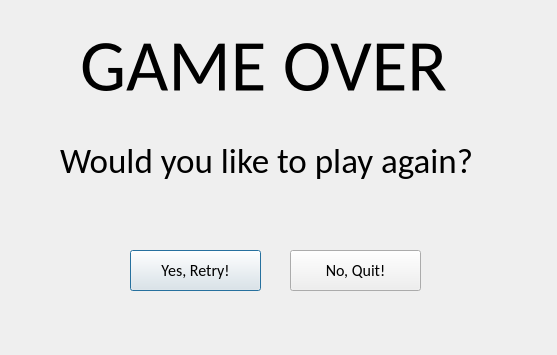
<?xml version="1.0" encoding="UTF-8"?>
<ui version="4.0">
 <class>GameOverWindow</class>
 <widget class="QDialog" name="GameOverWindow">
  <property name="geometry">
   <rect>
    <x>0</x>
    <y>0</y>
    <width>557</width>
    <height>355</height>
   </rect>
  </property>
  <property name="windowTitle">
   <string>Game Over</string>
  </property>
  <widget class="QLabel" name="label">
   <property name="geometry">
    <rect>
     <x>80</x>
     <y>10</y>
     <width>371</width>
     <height>111</height>
    </rect>
   </property>
   <property name="palette">
    <palette>
     <active>
      <colorrole role="Text">
       <brush brushstyle="SolidPattern">
        <color alpha="255">
         <red>0</red>
         <green>0</green>
         <blue>0</blue>
        </color>
       </brush>
      </colorrole>
     </active>
     <inactive>
      <colorrole role="Text">
       <brush brushstyle="SolidPattern">
        <color alpha="255">
         <red>0</red>
         <green>0</green>
         <blue>0</blue>
        </color>
       </brush>
      </colorrole>
     </inactive>
     <disabled/>
    </palette>
   </property>
   <property name="font">
    <font>
     <family>Calibri</family>
     <pointsize>55</pointsize>
    </font>
   </property>
   <property name="text">
    <string>GAME OVER</string>
   </property>
  </widget>
  <widget class="QLabel" name="label_2">
   <property name="geometry">
    <rect>
     <x>60</x>
     <y>110</y>
     <width>411</width>
     <height>101</height>
    </rect>
   </property>
   <property name="font">
    <font>
     <family>Calibri</family>
     <pointsize>26</pointsize>
    </font>
   </property>
   <property name="text">
    <string>Would you like to play again?</string>
   </property>
  </widget>
  <widget class="QPushButton" name="yes_butt">
   <property name="geometry">
    <rect>
     <x>130</x>
     <y>250</y>
     <width>131</width>
     <height>41</height>
    </rect>
   </property>
   <property name="font">
    <font>
     <family>Calibri</family>
     <pointsize>12</pointsize>
    </font>
   </property>
   <property name="toolTip">
    <string>Continue</string>
   </property>
   <property name="text">
    <string>Yes, Retry!</string>
   </property>
  </widget>
  <widget class="QPushButton" name="no_butt">
   <property name="geometry">
    <rect>
     <x>290</x>
     <y>250</y>
     <width>131</width>
     <height>41</height>
    </rect>
   </property>
   <property name="font">
    <font>
     <family>Calibri</family>
     <pointsize>12</pointsize>
    </font>
   </property>
   <property name="toolTip">
    <string>Quit</string>
   </property>
   <property name="text">
    <string>No, Quit!</string>
   </property>
  </widget>
 </widget>
 <resources/>
 <connections/>
</ui>
